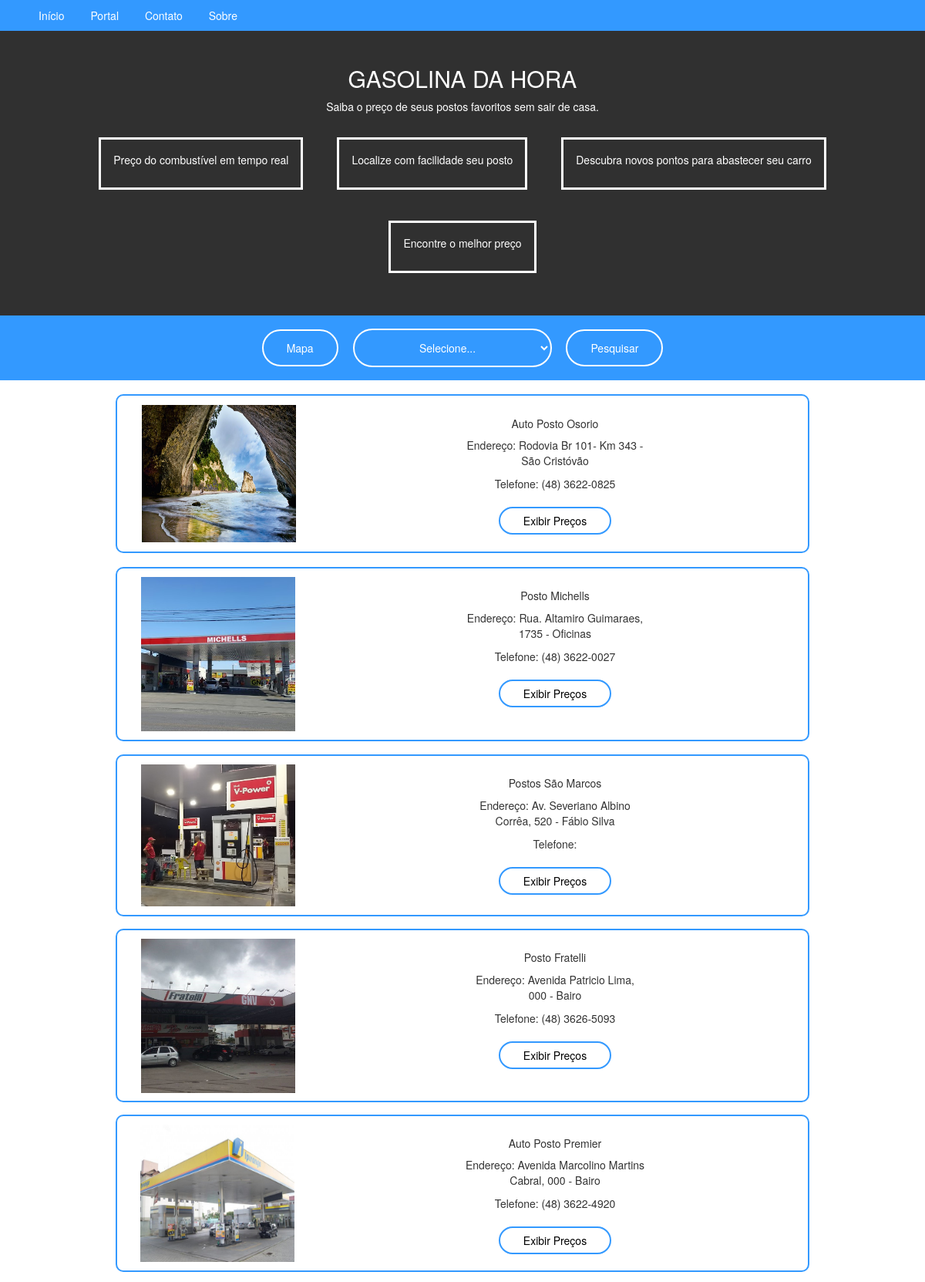
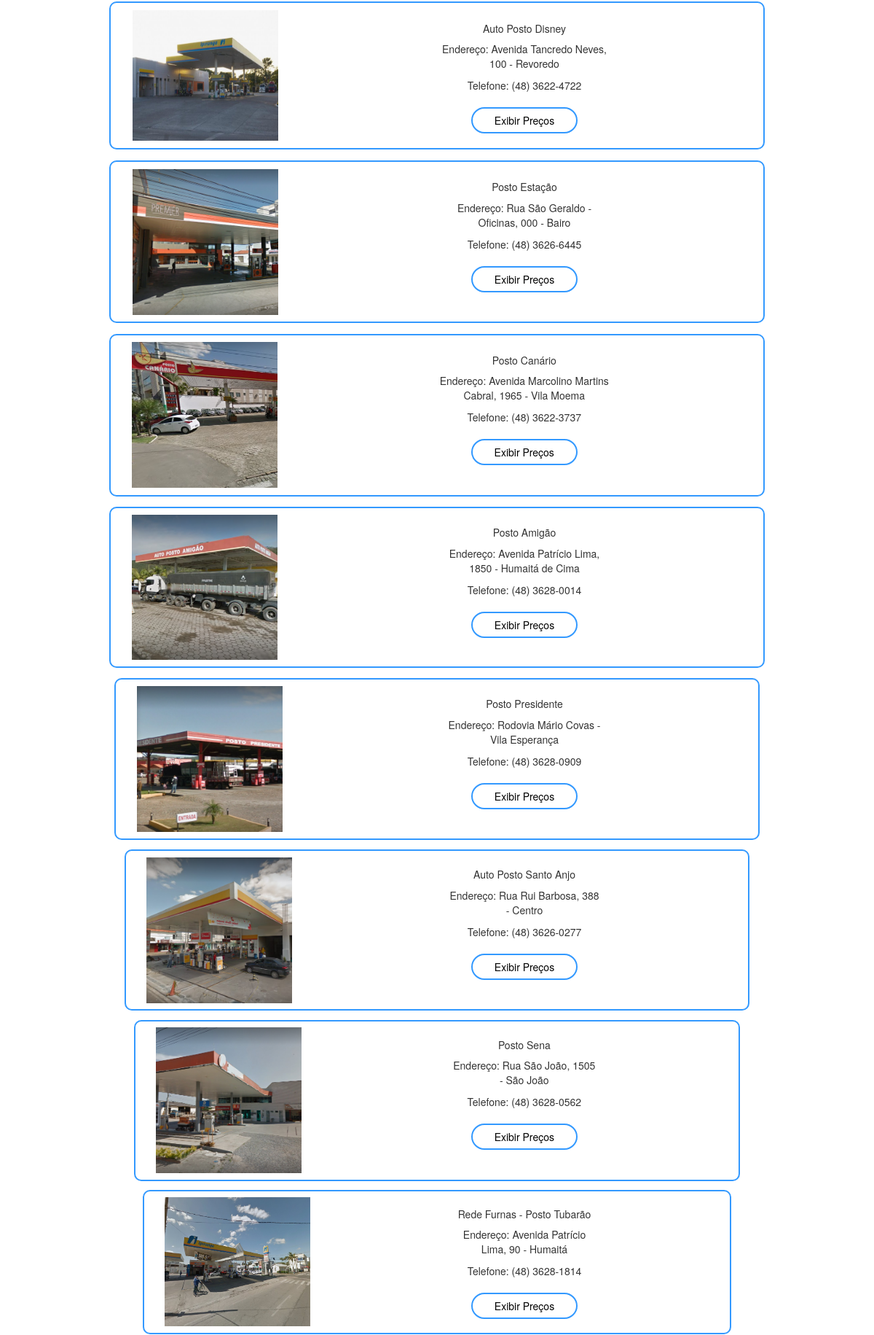
The page /tubarao_sc.php (upper part) on the database its author committed (2 pictures, top to bottom).
### tables this page shows
CREATE TABLE `postos` (
  `cod` int(11) NOT NULL,
  `nome` varchar(255) DEFAULT NULL,
  `cidade` varchar(255) DEFAULT NULL,
  `estado` varchar(255) DEFAULT NULL,
  `imagem` varchar(40) DEFAULT NULL,
  `endereco` varchar(260) DEFAULT NULL,
  `telefone` varchar(20) DEFAULT NULL,
  `login` varchar(40) DEFAULT NULL,
  `senha` varchar(40) DEFAULT NULL,
  `lat` varchar(260) DEFAULT NULL,
  `lng` varchar(260) DEFAULT NULL,
  `gasolina_prazo` varchar(60) DEFAULT NULL,
  `gasolina_vista` varchar(60) DEFAULT NULL,
  `adtivada_prazo` varchar(60) DEFAULT NULL,
  `adtivada_vista` varchar(60) DEFAULT NULL,
  `diesel_prazo` varchar(60) DEFAULT NULL,
  `diesel_vista` varchar(60) DEFAULT NULL,
  `s10_prazo` varchar(60) DEFAULT NULL,
  `s10_vista` varchar(60) DEFAULT NULL,
  `etanol_prazo` varchar(60) DEFAULT NULL,
  `etanol_vista` varchar(60) DEFAULT NULL,
  `gnv` varchar(60) DEFAULT NULL
);

### tubarao_sc.php (the view, shortened to what this page needs)
<!doctype html>
<html lang="pt-br">
  <head>
    <?php
		include("conexao.php");
		include("index.php");
	 ?>
	<link rel="stylesheet" href="https://maxcdn.bootstrapcdn.com/bootstrap/3.3.7/css/bootstrap.min.css">
	</head>
	<body>
		<?php
				$select = "SELECT * FROM postos WHERE cidade='tubarao'";
				$query = mysqli_query($conexao,$select) or die ("erro ao consultar");
				while($exibe = mysqli_fetch_assoc($query)) {
					if($exibe['imagem'] === NULL){
						$photo = 'no_img.png';
					}
					else{
						$photo = $exibe['imagem'];
					}
					$nome = $exibe['nome'];
					$endereco = $exibe['endereco'];
					$telefone = $exibe['telefone'];
					$gasolina_prazo = $exibe['gasolina_prazo'];
					$gasolina_vista = $exibe['gasolina_vista'];
					$adtivada_prazo = $exibe['adtivada_prazo'];
					$adtivada_vista = $exibe['adtivada_vista'];
					$diesel_prazo = $exibe['diesel_prazo'];
					$diesel_vista = $exibe['diesel_vista'];
					$s10_prazo = $exibe['s10_prazo'];
					$s10_vista = $exibe['s10_vista'];
					$etanol_prazo = $exibe['etanol_prazo'];
					$etanol_vista = $exibe['etanol_vista'];
					$gnv = $exibe['gnv'];
		?>
		<center>
			<section class="posto">
				<div class="d-flex flex-wrap justify-content-center" style="border: 2px solid #3399ff; border-radius: 10px; padding: 1%; max-width: 900px;">
					<img class="" src='imagem/<?php echo $photo ?>' alt="SEM IMAGEM" style="max-width: 200px; max-height: 200px; height:auto; margin-left: 20px; margin-right: 20px;">
					<div class="media-body" style="padding-left: 23%; padding-right: 23%; padding-top: 2%;">
						<h5 class="mt-0"><?php echo $nome ?></h5>
						 <p>Endereço: <?php echo $endereco ?></p>
						<p>Telefone: <?php echo $telefone ?></p>
						<button id="myBtn" onclick="getModal('<?php echo $nome;?>','<?php echo $endereco;?>','<?php echo $telefone;?>','<?php echo $gasolina_prazo ?>','<?php echo $gasolina_vista;?>','<?php echo $adtivada_prazo;?>','<?php echo $adtivada_vista;?>','<?php echo $diesel_prazo;?>','<?php echo $diesel_vista;?>','<?php echo $s10_prazo;?>','<?php echo $s10_vista;?>','<?php echo $etanol_prazo;?>','<?php echo $etanol_vista;?>','<?php echo $gnv;?>')" data-toggle="modal" data-target="#myModal">
							<?php echo 'Exibir Preços'; ?>
						</button>
					</div>
				</div>
			<section>
		<center>
		<?php
			}
		?>
	</body>
</html>

### conexao.php (shortened to what this page needs)
<!doctype html>
<html lang="pt-br">
	<head>
	</head>
</html>

### index.php (shortened to what this page needs)
<!doctype html>
<html lang="pt">
  <head>
    <link rel="stylesheet" type="text/css" href="styles.css">
    <link rel="stylesheet" type="text/css" href="css/bootstrap.css">
    <link rel="stylesheet" type="text/css" href="css/bootstrap.min>
    <?php
      include("conexao.php");
      include("navbar.php");
    ?>
    <link rel="stylesheet" href="https://stackpath.bootstrapcdn.com/bootstrap/4.1.1/css/bootstrap.min.css">
  </head>
  <body>
    <div class="cinza">
      <article>
        <h2>
          <a href='index.php' class="titulo"> GASOLINA DA HORA </a>
        </h2>
        <p>
          Saiba o preço de seus postos favoritos sem sair de casa.
        </p>
      </article>
      <div class="topico">
        <ul>
          <li>
            <p>
              Preço do combustível em tempo real
            </p>
          </li>
          <li>
            <p>
              Localize com facilidade seu posto
            </p>
          </li>
          <li>
            <p>
                Descubra novos pontos para abastecer seu carro
            </p>
          </li>
          <li>
            <p>
              Encontre o melhor preço
            </p>
          </li>
        </ul>
      </div>
    </div>
    <div class="pesquisa_cidades">
      <center>
        <div class="form_cidades">
        <form action="" method="GET" name="form_cidades">
          <a class="botao_pesquisa" href="map.php" >Mapa</a>
          <select class="cidades" name="cidadess">
            <option name="selecione">Selecione...</option>
          </select>
          <input class="botao_pesquisa" type="submit" name="submit" value="Pesquisar">
        </form>
		</div>
      </center>
    </div>
  </body>
</html>

### navbar.php
<link rel="stylesheet" type="text/css" href="styles.css">
<nav>
  <ul>
    <li><a href="index.php">Início</a></li>
    <li><a href="editar.php">Portal</a></li>
    <li><a href="#">Contato</a></li>
    <li><a href="#">Sobre</a></li>
  </ul>
</nav>

### styles.css (style rules this page uses)
body { margin: 0px; }
nav { background-color: #3399ff; padding:10px; clear:top; }
nav ul { margin: 0px; }
nav ul li { display: inline-block; list-style: none; padding-right: 30px; color: white; }
nav ul li a { text-decoration: none; color: white; }
.titulo { color: white; }
.topico ul li { display: inline-block; list-style: none; padding: 16px; border-style: solid; margin: 20px; }
.cinza { background-color: #303030; color:white; text-align: center; padding: 25px; }
.topico ul { padding: 0px; }
.cidades { color:#fff; border: 2px solid #fff; padding: 12px; padding-right: 80px; padding-left: 80px; border-radius: 54px; background-color: #3399ff; text-align: center; text-decoration: none; }
.form_cidades .botao_pesquisa { margin-right: 15px; margin-left: 15px; color:#fff; border: 2px solid #fff; padding: 12px; padding-right: 30px; padding-left: 30px; border-radius: 54px; text-align: center; background-color: #3399ff; }
.pesquisa_cidades { background-color: #3399ff; padding-top: 17px; padding-bottom: 17px; }
.posto { overflow: hidden; margin: 1.5%; }
#myBtn { border: 2px solid #3399ff; border-radius: 10px; background-color: white; color: black; padding: 6px; padding-left: 30px; padding-right: 30px; border-radius: 54px; margin: 10px; }

### rows shown on the page
postos: imagem (picture), nome "Auto Posto Osorio", endereco "Rodovia Br 101- Km 343 - São Cristóvão", telefone "(48) 3622-0825"
postos: imagem (picture), nome "Posto Michells", endereco "Rua. Altamiro Guimaraes, 1735 - Oficinas", telefone "(48) 3622-0027"
postos: imagem (picture), nome "Postos São Marcos", endereco "Av. Severiano Albino Corrêa, 520 - Fábio Silva"
postos: imagem (picture), nome "Posto Fratelli", endereco "Avenida Patricio Lima, 000 - Bairo", telefone "(48) 3626-5093"
postos: imagem (picture), nome "Auto Posto Premier", endereco "Avenida Marcolino Martins Cabral, 000 - Bairo", telefone "(48) 3622-4920"
postos: imagem (picture), nome "Auto Posto Disney", endereco "Avenida Tancredo Neves, 100 - Revoredo", telefone "(48) 3622-4722"
postos: imagem (picture), nome "Posto Estação", endereco "Rua São Geraldo - Oficinas, 000 - Bairo", telefone "(48) 3626-6445"
postos: imagem (picture), nome "Posto Canário", endereco "Avenida Marcolino Martins Cabral, 1965 - Vila Moema", telefone "(48) 3622-3737"
postos: imagem (picture), nome "Posto Amigão", endereco "Avenida Patrício Lima, 1850 - Humaitá de Cima", telefone "(48) 3628-0014"
postos: imagem (picture), nome "Posto Presidente", endereco "Rodovia Mário Covas - Vila Esperança", telefone "(48) 3628-0909"
postos: imagem (picture), nome "Auto Posto Santo Anjo", endereco "Rua Rui Barbosa, 388 - Centro", telefone "(48) 3626-0277"
postos: imagem (picture), nome "Posto Sena", endereco "Rua São João, 1505 - São João", telefone "(48) 3628-0562"
postos: imagem (picture), nome "Rede Furnas - Posto Tubarão", endereco "Avenida Patrício Lima, 90 - Humaitá", telefone "(48) 3628-1814"
